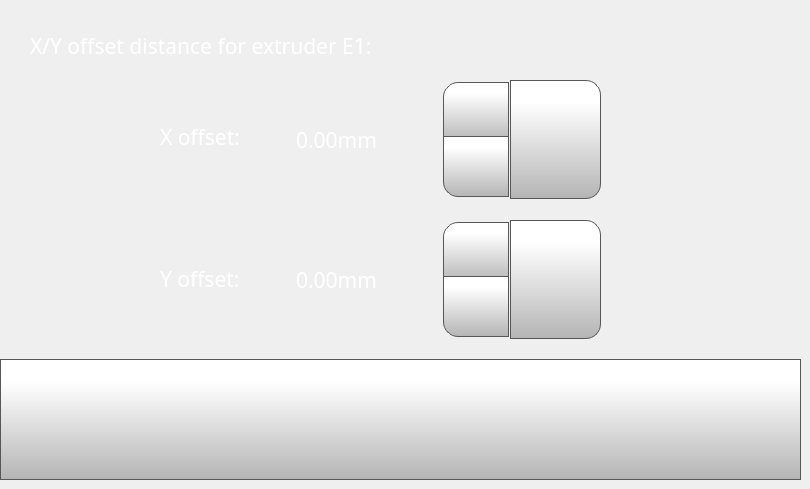
    <widget class="QWidget" name="toolOffsetXYPage">
     <widget class="QLabel" name="bedLabel_3">
      <property name="geometry">
       <rect>
        <x>480</x>
        <y>100</y>
        <width>70</width>
        <height>21</height>
       </rect>
      </property>
      <property name="font">
       <font>
        <family>Gotham</family>
        <pointsize>16</pointsize>
        <bold>false</bold>
       </font>
      </property>
      <property name="styleSheet">
       <string notr="true">color: rgb(255, 255, 255);</string>
      </property>
      <property name="text">
       <string>Y:</string>
      </property>
     </widget>
     <widget class="QLabel" name="tollOffsetXLabel">
      <property name="geometry">
       <rect>
        <x>160</x>
        <y>121</y>
        <width>121</width>
        <height>31</height>
       </rect>
      </property>
      <property name="font">
       <font>
        <family>Gotham</family>
        <pointsize>16</pointsize>
        <bold>false</bold>
       </font>
      </property>
      <property name="styleSheet">
       <string notr="true">color: rgb(255, 255, 255);</string>
      </property>
      <property name="text">
       <string>X offset: </string>
      </property>
     </widget>
     <widget class="QPushButton" name="toolOffsetXYBackButton">
      <property name="geometry">
       <rect>
        <x>0</x>
        <y>359</y>
        <width>801</width>
        <height>121</height>
       </rect>
      </property>
      <property name="minimumSize">
       <size>
        <width>0</width>
        <height>0</height>
       </size>
      </property>
      <property name="font">
       <font>
        <family>Gotham</family>
        <pointsize>16</pointsize>
       </font>
      </property>
      <property name="styleSheet">
       <string notr="true">QPushButton {
     border: 1px solid rgb(87, 87, 87);
	background-color: qlineargradient(spread:pad, x1:0, y1:1, x2:0, y2:0.188, stop:0 rgba(180, 180, 180, 255), stop:1 rgba(255, 255, 255, 255));


}

QPushButton:pressed {
    background-color: qlineargradient(x1: 0, y1: 0, x2: 0, y2: 1,
                                      stop: 0 #dadbde, stop: 1 #f6f7fa);
}

QPushButton:flat {
    border: none; /* no border for a flat push button */
}

QPushButton:default {
    border-color: navy; /* make the default button prominent */
}

QPushButton:focus {
	outline: none;
}</string>
      </property>
      <property name="text">
       <string/>
      </property>
      <property name="icon">
       <iconset>
        <normaloff>templates/img/arrows-4.png</normaloff>templates/img/arrows-4.png</iconset>
      </property>
      <property name="iconSize">
       <size>
        <width>70</width>
        <height>70</height>
       </size>
      </property>
      <property name="checkable">
       <bool>false</bool>
      </property>
      <property name="autoDefault">
       <bool>false</bool>
      </property>
      <property name="default">
       <bool>false</bool>
      </property>
      <property name="flat">
       <bool>false</bool>
      </property>
     </widget>
     <widget class="QLabel" name="toolOffsetLabel">
      <property name="geometry">
       <rect>
        <x>30</x>
        <y>30</y>
        <width>521</width>
        <height>31</height>
       </rect>
      </property>
      <property name="font">
       <font>
        <family>Gotham</family>
        <pointsize>16</pointsize>
        <bold>false</bold>
       </font>
      </property>
      <property name="styleSheet">
       <string notr="true">color: rgb(255, 255, 255);</string>
      </property>
      <property name="text">
       <string>X/Y offset distance for extruder E1:</string>
      </property>
     </widget>
     <widget class="QDoubleSpinBox" name="toolOffsetXDoubleSpinBox">
      <property name="geometry">
       <rect>
        <x>291</x>
        <y>79</y>
        <width>221</width>
        <height>121</height>
       </rect>
      </property>
      <property name="font">
       <font>
        <family>Gotham</family>
        <pointsize>16</pointsize>
       </font>
      </property>
      <property name="styleSheet">
       <string notr="true">QDoubleSpinBox {
    padding-right: 5px; /* make room for the arrows */
	color: rgb(255, 255, 255);
	background-color: rgba(255, 255, 255, 0);
   
}
QDoubleSpinBox ::text:selected {
	background-color: rgb(255, 146, 57);
   
}
QDoubleSpinBox::up-button {
     border: 1px solid rgb(87, 87, 87);

border-top-left-radius: 15px;
	background-color: qlineargradient(spread:pad, x1:0, y1:1, x2:0, y2:0.188, stop:0 rgba(180, 180, 180, 255), stop:1 rgba(255, 255, 255, 255));
    width: 60px;
     height: 55px;
    padding: 2px;
}

QDoubleSpinBox::up-arrow { 
image: url(./templates/img/arrows.png);
    width: 40px;
     height: 40px;
padding: 5px;
}



QDoubleSpinBox::up-button:pressed {
    background-color: qlineargradient(x1: 0, y1: 0, x2: 0, y2: 1,
                                      stop: 0 #dadbde, stop: 1 #f6f7fa);
}


QDoubleSpinBox::down-button {
     border: 1px solid rgb(87, 87, 87);
border-bottom-left-radius: 15px;
	background-color: qlineargradient(spread:pad, x1:0, y1:1, x2:0, y2:0.188, stop:0 rgba(180, 180, 180, 255), stop:1 rgba(255, 255, 255, 255));
    width: 60px;
     height: 55px;
    padding: 2px;
}

QDoubleSpinBox::down-arrow { 
image: url(./templates/img/arrows-5.png);
    width: 40px;
    height: 40px;
padding: 5px;
}

QDoubleSpinBox::down-button:pressed {
    background-color: qlineargradient(x1: 0, y1: 0, x2: 0, y2: 1,
                                      stop: 0 #dadbde, stop: 1 #f6f7fa);

}

</string>
      </property>
      <property name="frame">
       <bool>false</bool>
      </property>
      <property name="readOnly">
       <bool>false</bool>
      </property>
      <property name="buttonSymbols">
       <enum>QAbstractSpinBox::UpDownArrows</enum>
      </property>
      <property name="accelerated">
       <bool>true</bool>
      </property>
      <property name="suffix">
       <string>mm</string>
      </property>
      <property name="decimals">
       <number>2</number>
      </property>
      <property name="minimum">
       <double>-50.000000000000000</double>
      </property>
      <property name="maximum">
       <double>50.000000000000000</double>
      </property>
      <property name="singleStep">
       <double>0.025000000000000</double>
      </property>
      <property name="value">
       <double>0.000000000000000</double>
      </property>
     </widget>
     <widget class="QPushButton" name="toolOffsetXSetButton">
      <property name="geometry">
       <rect>
        <x>510</x>
        <y>80</y>
        <width>91</width>
        <height>119</height>
       </rect>
      </property>
      <property name="font">
       <font>
        <family>Gotham</family>
        <pointsize>16</pointsize>
       </font>
      </property>
      <property name="styleSheet">
       <string notr="true">QPushButton {
     border: 1px solid rgb(87, 87, 87);
	background-color: qlineargradient(spread:pad, x1:0, y1:1, x2:0, y2:0.188, stop:0 rgba(180, 180, 180, 255), stop:1 rgba(255, 255, 255, 255));
border-top-right-radius: 15px;
border-bottom-right-radius: 15px;

}

QPushButton:pressed {
    background-color: qlineargradient(x1: 0, y1: 0, x2: 0, y2: 1,
                                      stop: 0 #dadbde, stop: 1 #f6f7fa);
}

QPushButton:flat {
    border: none; /* no border for a flat push button */
}

QPushButton:default {
    border-color: navy; /* make the default button prominent */
}
QPushButton:focus {
	outline: none;
}</string>
      </property>
      <property name="text">
       <string/>
      </property>
      <property name="icon">
       <iconset>
        <normaloff>templates/img/verification-mark.png</normaloff>templates/img/verification-mark.png</iconset>
      </property>
      <property name="iconSize">
       <size>
        <width>70</width>
        <height>70</height>
       </size>
      </property>
     </widget>
     <widget class="QPushButton" name="toolOffsetYSetButton">
      <property name="geometry">
       <rect>
        <x>510</x>
        <y>220</y>
        <width>91</width>
        <height>119</height>
       </rect>
      </property>
      <property name="font">
       <font>
        <family>Gotham</family>
        <pointsize>16</pointsize>
       </font>
      </property>
      <property name="styleSheet">
       <string notr="true">QPushButton {
     border: 1px solid rgb(87, 87, 87);
	background-color: qlineargradient(spread:pad, x1:0, y1:1, x2:0, y2:0.188, stop:0 rgba(180, 180, 180, 255), stop:1 rgba(255, 255, 255, 255));
border-top-right-radius: 15px;
border-bottom-right-radius: 15px;

}

QPushButton:pressed {
    background-color: qlineargradient(x1: 0, y1: 0, x2: 0, y2: 1,
                                      stop: 0 #dadbde, stop: 1 #f6f7fa);
}

QPushButton:flat {
    border: none; /* no border for a flat push button */
}

QPushButton:default {
    border-color: navy; /* make the default button prominent */
}
QPushButton:focus {
	outline: none;
}</string>
      </property>
      <property name="text">
       <string/>
      </property>
      <property name="icon">
       <iconset>
        <normaloff>templates/img/verification-mark.png</normaloff>templates/img/verification-mark.png</iconset>
      </property>
      <property name="iconSize">
       <size>
        <width>70</width>
        <height>70</height>
       </size>
      </property>
     </widget>
     <widget class="QDoubleSpinBox" name="toolOffsetYDoubleSpinBox">
      <property name="geometry">
       <rect>
        <x>291</x>
        <y>219</y>
        <width>221</width>
        <height>121</height>
       </rect>
      </property>
      <property name="font">
       <font>
        <family>Gotham</family>
        <pointsize>16</pointsize>
       </font>
      </property>
      <property name="styleSheet">
       <string notr="true">QDoubleSpinBox {
    padding-right: 5px; /* make room for the arrows */
	color: rgb(255, 255, 255);
	background-color: rgba(255, 255, 255, 0);
   
}
QDoubleSpinBox ::text:selected {
	background-color: rgb(255, 146, 57);
   
}
QDoubleSpinBox::up-button {
     border: 1px solid rgb(87, 87, 87);

border-top-left-radius: 15px;
	background-color: qlineargradient(spread:pad, x1:0, y1:1, x2:0, y2:0.188, stop:0 rgba(180, 180, 180, 255), stop:1 rgba(255, 255, 255, 255));
    width: 60px;
     height: 55px;
    padding: 2px;
}

QDoubleSpinBox::up-arrow { 
image: url(./templates/img/arrows.png);
    width: 40px;
     height: 40px;
padding: 5px;
}



QDoubleSpinBox::up-button:pressed {
    background-color: qlineargradient(x1: 0, y1: 0, x2: 0, y2: 1,
                                      stop: 0 #dadbde, stop: 1 #f6f7fa);
}


QDoubleSpinBox::down-button {
     border: 1px solid rgb(87, 87, 87);
border-bottom-left-radius: 15px;
	background-color: qlineargradient(spread:pad, x1:0, y1:1, x2:0, y2:0.188, stop:0 rgba(180, 180, 180, 255), stop:1 rgba(255, 255, 255, 255));
    width: 60px;
     height: 55px;
    padding: 2px;
}

QDoubleSpinBox::down-arrow { 
image: url(./templates/img/arrows-5.png);
    width: 40px;
    height: 40px;
padding: 5px;
}

QDoubleSpinBox::down-button:pressed {
    background-color: qlineargradient(x1: 0, y1: 0, x2: 0, y2: 1,
                                      stop: 0 #dadbde, stop: 1 #f6f7fa);

}

</string>
      </property>
      <property name="frame">
       <bool>false</bool>
      </property>
      <property name="readOnly">
       <bool>false</bool>
      </property>
      <property name="buttonSymbols">
       <enum>QAbstractSpinBox::UpDownArrows</enum>
      </property>
      <property name="accelerated">
       <bool>true</bool>
      </property>
      <property name="suffix">
       <string>mm</string>
      </property>
      <property name="decimals">
       <number>2</number>
      </property>
      <property name="minimum">
       <double>-4.000000000000000</double>
      </property>
      <property name="maximum">
       <double>4.000000000000000</double>
      </property>
      <property name="singleStep">
       <double>0.025000000000000</double>
      </property>
     </widget>
     <widget class="QLabel" name="toolOffsetYLabel">
      <property name="geometry">
       <rect>
        <x>160</x>
        <y>258</y>
        <width>121</width>
        <height>41</height>
       </rect>
      </property>
      <property name="font">
       <font>
        <family>Gotham</family>
        <pointsize>16</pointsize>
        <bold>false</bold>
       </font>
      </property>
      <property name="styleSheet">
       <string notr="true">color: rgb(255, 255, 255);</string>
      </property>
      <property name="text">
       <string>Y offset: </string>
      </property>
     </widget>
    </widget>
